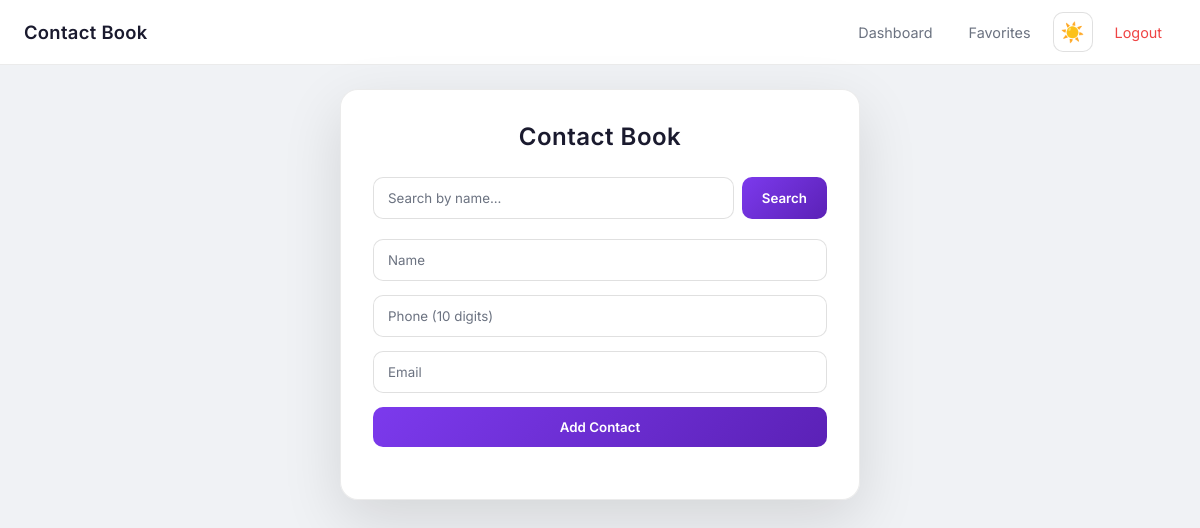
The app's page /dashboard?favorites=1 (signed in), older data.
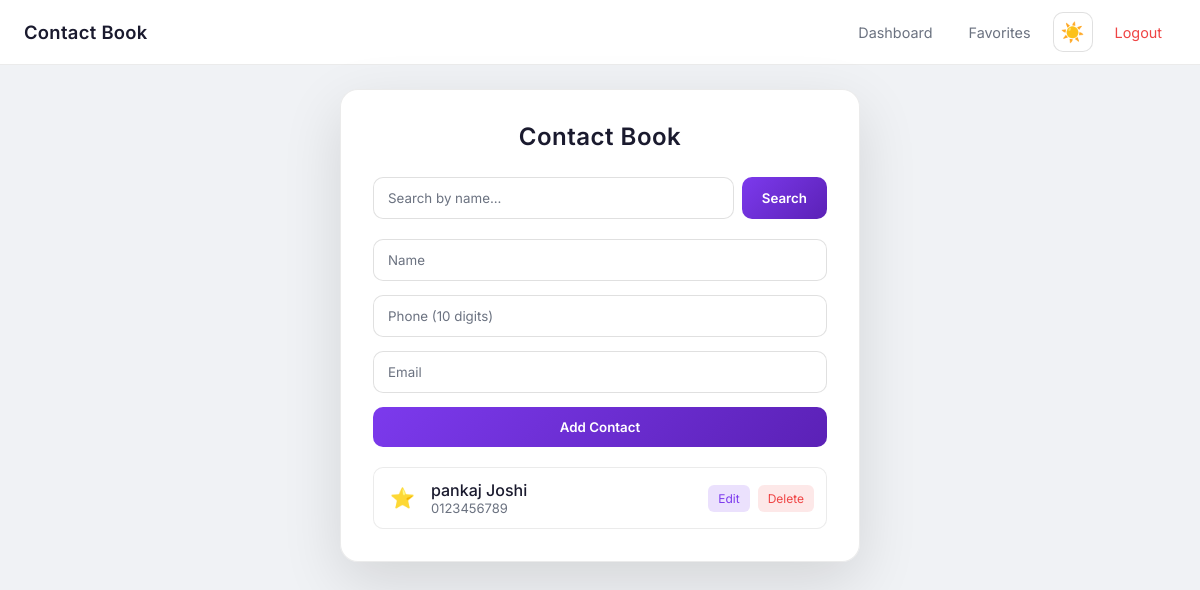
The same page, newer data.
### app/models.py (models this page shows)
class Contact(db.Model):
    id = db.Column(db.Integer, primary_key=True)
    name = db.Column(db.String(100), nullable=False)
    phone = db.Column(db.String(15), unique=True)
    email = db.Column(db.String(120))
    is_favorite = db.Column(db.Boolean, default=False)
    created_at = db.Column(db.DateTime, default=datetime.utcnow)

### app/contacts/routes.py (the view)
@contacts_bp.route("/dashboard")
@login_required
def dashboard():
    search = request.args.get("q", "").strip()
    page = request.args.get("page", 1, type=int)
    favorites_only = request.args.get("favorites", "").lower() == "1"
    pagination = list_contacts(search=search or None, page=page, per_page=PER_PAGE, favorites_only=favorites_only)
    edit_id = request.args.get("edit", type=int)
    edit_contact = get_contact(edit_id) if edit_id else None
    return render_template(
        "dashboard.html",
        contacts=pagination.items,
        pagination=pagination,
        search=search,
        favorites_filter=favorites_only,
        edit_contact=edit_contact,
    )

### app/contacts/services.py (called while the page is built)
def list_contacts(search=None, page=1, per_page=10, favorites_only=False):
    q = Contact.query
    if search and search.strip():
        term = f"%{search.strip()}%"
        q = q.filter(Contact.name.ilike(term))
    if favorites_only:
        q = q.filter(Contact.is_favorite == True)
    q = q.order_by(Contact.is_favorite.desc(), Contact.created_at.desc())
    pagination = q.paginate(page=page, per_page=per_page)
    return pagination

### app/models.py (called while the page is built)
@login_manager.user_loader
def load_user(user_id):
    return User.query.get(int(user_id))

### app/templates/dashboard.html (shortened to what this page needs)
{% extends "base.html" %}
{% block content %}
<div class="app dashboard-app">
    <h2 class="title">Contact Book</h2>
    <form method="get" action="{{ url_for('contacts.dashboard') }}" class="search-form">
        <input type="search" name="q" value="{{ search }}" placeholder="Search by name..." class="search-input" aria-label="Search contacts">
        <button type="submit" class="search-btn">Search</button>
    </form>
    <form method="post" action="{{ url_for('contacts.add') if not edit_contact else url_for('contacts.edit', id=edit_contact.id) }}" class="contact-form" id="contact-form">
        <input name="name" placeholder="Name" required value="{{ edit_contact.name if edit_contact else '' }}">
        <input name="phone" type="tel" placeholder="Phone (10 digits)" required
               pattern="[0-9]{10}" maxlength="10" minlength="10" inputmode="numeric"
               value="{{ edit_contact.phone if edit_contact else '' }}">
        <input name="email" type="email" placeholder="Email" value="{{ edit_contact.email or '' if edit_contact else '' }}">
        <div class="form-actions">
            <button type="submit">{{ 'Update Contact' if edit_contact else 'Add Contact' }}</button>
        </div>
    </form>
    <ul class="contact-list">
    {% for c in contacts %}
        <li>
            <a href="{{ url_for('contacts.favorite', id=c.id) }}" class="favorite-btn {{ 'is-favorite' if c.is_favorite else '' }}" title="{{ 'Remove from favorites' if c.is_favorite else 'Mark as favorite' }}" aria-label="Toggle favorite">⭐</a>
            <div class="contact-info">
                <span class="name">{{ c.name }}</span>
                <span class="phone">{{ c.phone }}</span>
            </div>
            <div class="contact-actions">
                <a href="{{ url_for('contacts.dashboard', edit=c.id, q=search, page=pagination.page if pagination else 1, favorites='1' if favorites_filter else '') }}" class="edit-btn">Edit</a>
                <a href="{{ url_for('contacts.delete', id=c.id) }}" class="delete-btn" onclick="return confirm('Delete this contact?');">Delete</a>
            </div>
        </li>
    {% endfor %}
    </ul>
</div>
{% endblock %}

Row changes from the older to the newer data that the page shows:
now on this page (row edited): Contact: name "pankaj Joshi", phone "0123456789"
